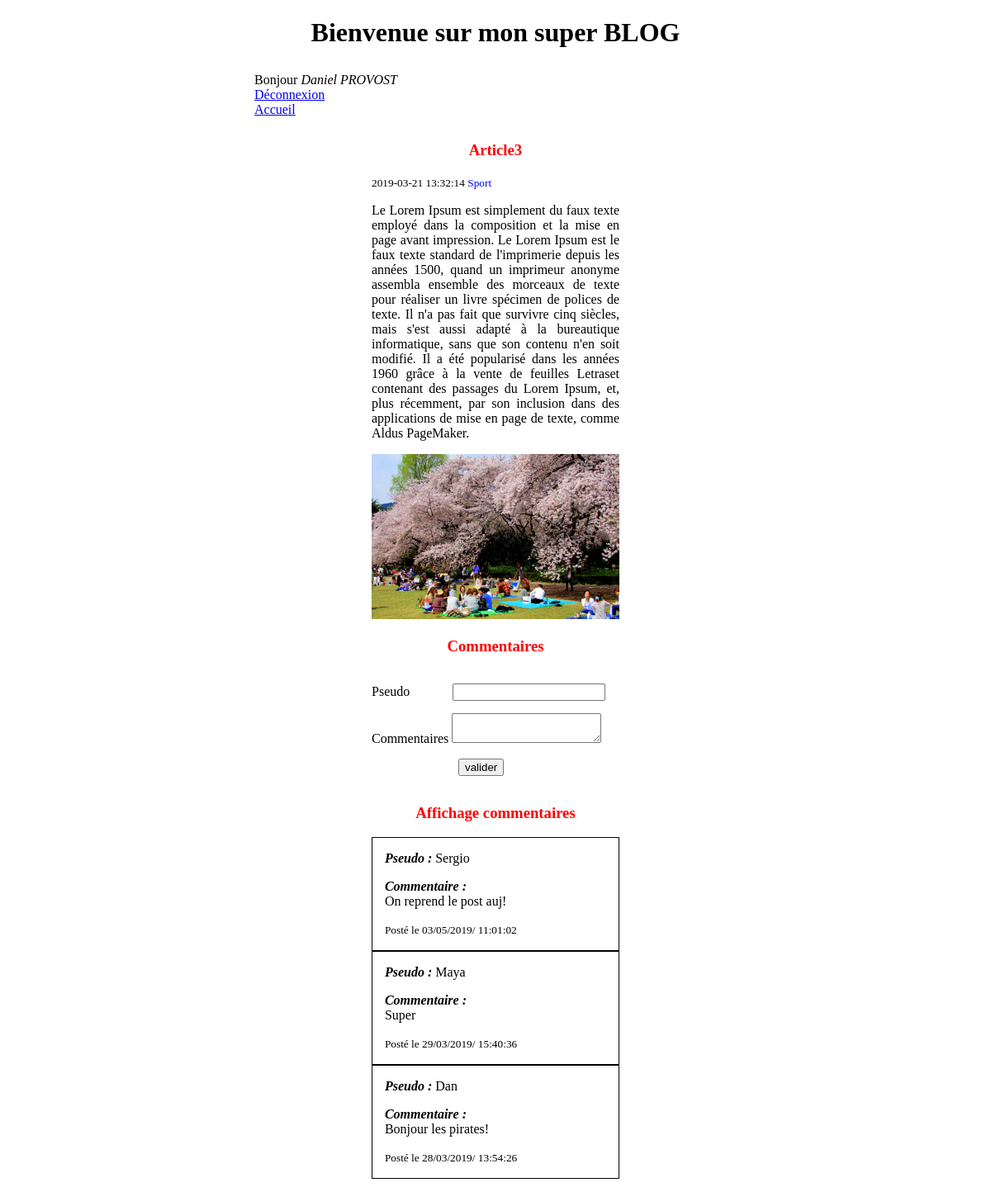
Screenshot of /index.php?p=post&postId=3 (signed in) with the database file from the repository.
### tables this page shows
CREATE TABLE IF NOT EXISTS `post` (
  `Id` int(11) NOT NULL AUTO_INCREMENT,
  `Title` varchar(255) NOT NULL,
  `CreatedAt` datetime NOT NULL DEFAULT CURRENT_TIMESTAMP,
  `Content` text NOT NULL,
  `Image` varchar(255) NOT NULL,
  `Category` int(11) NOT NULL,
  PRIMARY KEY (`Id`),
  KEY `Category` (`Category`)
);

CREATE TABLE IF NOT EXISTS `category` (
  `Id` int(11) NOT NULL AUTO_INCREMENT,
  `Name` varchar(255) NOT NULL,
  PRIMARY KEY (`Id`)
);

CREATE TABLE IF NOT EXISTS `comment` (
  `Id` int(11) NOT NULL AUTO_INCREMENT,
  `Nickname` varchar(255) NOT NULL,
  `CreatedAt` datetime NOT NULL DEFAULT CURRENT_TIMESTAMP,
  `Content` text NOT NULL,
  `PostId` int(11) NOT NULL,
  PRIMARY KEY (`Id`),
  KEY `PostId` (`PostId`)
);

### class/PostController.php (called while the page is built, shortened)
<?php
class PostController{
	public function index($id){
	$postmodel1 = new PostModel;
	$post = $postmodel1->getOnePost($id);
	$commentModel = new CommentModel();
	$comments = $commentModel->getCommentsByPostId($id);
	include 'views/layout.phtml';
	}
}

### class/AbstractModel.php (called while the page is built, shortened)
<?php
abstract class AbstractModel{
	function __construct(){
		$this->db = new Database();
	}
}

### class/PostModel.php (called while the page is built, shortened)
<?php
class PostModel extends AbstractModel{
public function getOnePost($id){
	$sql = 'SELECT post.Id,Title,Content,Image,CreatedAt,Name,Category FROM post INNER JOIN category ON post.Category = category.Id WHERE post.Id=?';
	return $this->db->queryOne($sql,[$id]);
}
}

### class/Database.php (called while the page is built, shortened)
<?php
class Database{
function getPDOConnection(){
	$pdo = new PDO('mysql:host='.self::DB_HOST.';dbname='.self::DB_NAME,self::DB_USER,self::DB_PASSWORD,[PDO::ATTR_ERRMODE => PDO::ERRMODE_EXCEPTION,PDO::ATTR_DEFAULT_FETCH_MODE=>PDO::FETCH_ASSOC]);
	$pdo ->exec('SET NAMES UTF8');
	return $pdo;
}
function executeQuery($sql,array $params=[]){
	$pdo = $this->getPDOConnection();
	$query=$pdo->prepare($sql);
	$query->execute($params);
	return $query;
}
function queryAll($sql,array $params=[]){
	$query = $this->executeQuery($sql,$params);
	return $query -> fetchAll();
}
function queryOne($sql,array $params=[]){
	$query = $this->executeQuery($sql,$params);
	return $query -> fetch();
}
}

### class/CommentModel.php (called while the page is built, shortened)
<?php
class CommentModel extends AbstractModel{
function getCommentsByPostId($id){
$sql = 'SELECT Nickname,CreatedAt,PostId,Content FROM comment WHERE postId=? ORDER BY CreatedAt DESC';
return $this->db->queryAll($sql,[$id]);
}
}

### views/article.phtml (the view, shortened to what this page needs)
<ul>
	<li>
		<article>
			<h3>
				<?php echo $post['Title']; ?>
			</h3>
			<small>
				<?php	echo $post['CreatedAt']; ?>
			</small>
			<small class='blue'>
				<?php	echo $post['Name']; ?>
			</small>
			<p>
				<?php	echo $post['Content']; ?>
			</p>
			<?php if(!empty($post['Image'])){ ?>
			<img src='image/
				<?php  echo $post['Image']; ?>' alt=''/>
			<?php } ?>
		</article>
	</li>
</ul>
<div id='form'>
	<h3>Commentaires</h3>
	<form method='POST' action ='index.php?p=addComment&postId=<?= $id ;?>'>
	<label for='nickname'>Pseudo</label>
	<input type='text' name='nickname' Id='nickname'>
	<label for='content'>Commentaires</label>
	<textarea id='content' name='content'></textarea>
	<input type='submit' value='valider'>
	</form>
	<h3>Affichage commentaires</h3>
		<p>
		<?php foreach($comments as $comment){ ?>
		<div id='form1'>
		<p><em><strong>Pseudo :</em></strong>
			<?php	echo $comment['Nickname']; ?>
		</p>
		<p><em><strong>Commentaire :</em></br></strong>
			<?php	echo $comment['Content']; ?>
		</p>
		<small>
				<p>Posté le <?= (new DateTime($comment['CreatedAt']))->format('d/m/Y/ H:i:s'); ?>
		</small></br>
		</div>
		<?php } ?>
		</p>
</div>

### views/main.css (style rules this page uses)
html { width:600px; height:auto; margin:0 auto; }
ul { padding:0; }
h1, h2, h3 { text-align:center; }
li { list-style-type:none; }
h3 { color:red; }
p { width:300px; text-align:justify; }
article { width:300px; margin:0 auto; }
article img { width:300px; height:200px; }
.blue { color:blue; }
#form { width:300px; margin:0 auto; }
#nickname { margin-left:16%; }
#form { margin:0 auto; }
#form input { margin-top: 5%; margin-bottom:5%; }
#form input:last-child { margin-left :35%; }
#form1 { border:1px solid black; }
#form1 p { margin-left:5%; }

### rows the page displays
post: Title "Article3", CreatedAt "2019-03-21 13:32:14", category.Name "Sport", Content "Le Lorem Ipsum est simplement du faux texte employé dans la composition et la mise en page avant impression. Le Lorem Ipsum est le faux texte standard de l'imprimerie depuis les années 1500, quand un imprimeur anonyme assembla ensemble des morceaux de texte pour réaliser un livre spécimen de polices de texte. Il n'a pas fait que survivre cinq siècles, mais s'est aussi adapté à la bureautique informatique, sans que son contenu n'en soit modifié. Il a été popularisé dans les années 1960 grâce à la vente de feuilles Letraset contenant des passages du Lorem Ipsum, et, plus récemment, par son inclusion dans des applications de mise en page de texte, comme Aldus PageMaker.", Image (picture)
comment: Nickname "Sergio", Content "On reprend le post auj!", CreatedAt "03/05/2019/ 11:01:02"
comment: Nickname "Maya", Content "Super", CreatedAt "29/03/2019/ 15:40:36"
comment: Nickname "Dan", Content "Bonjour les pirates!", CreatedAt "28/03/2019/ 13:54:26"

### other values shown
$userSession->getUserName() "Daniel PROVOST"
